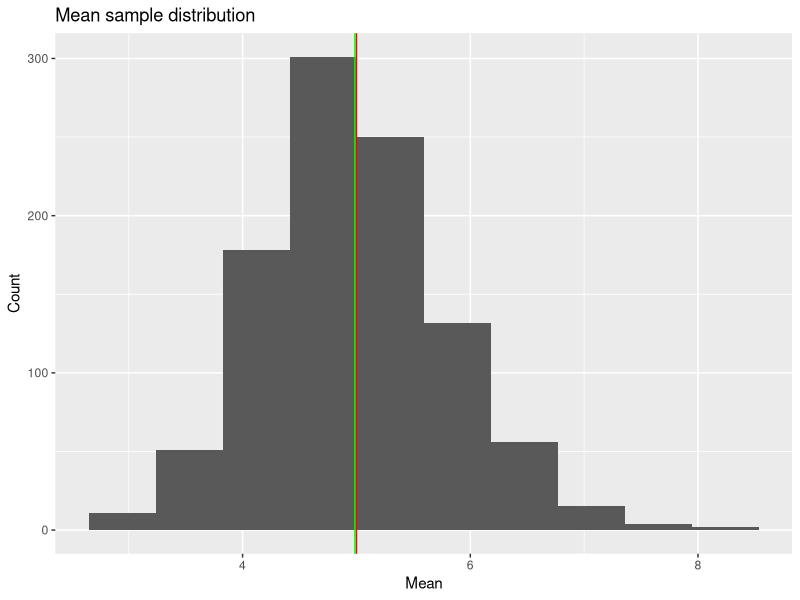
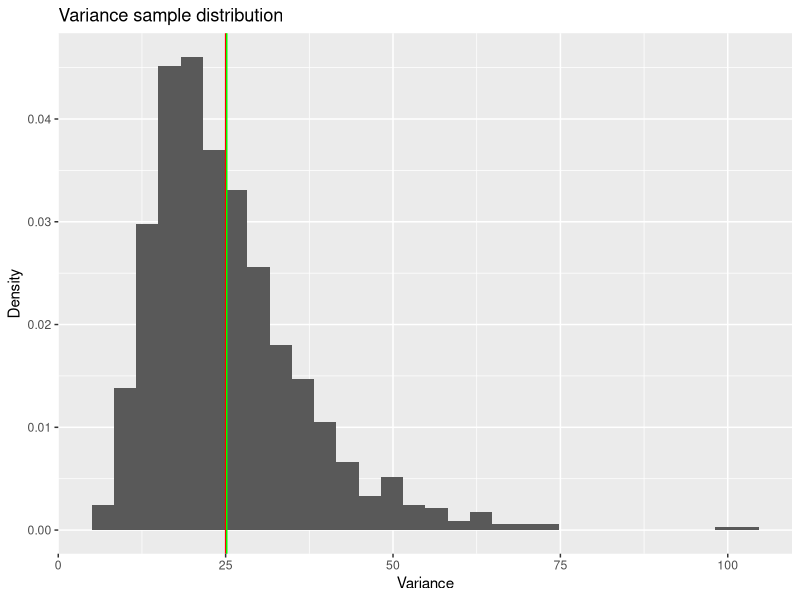
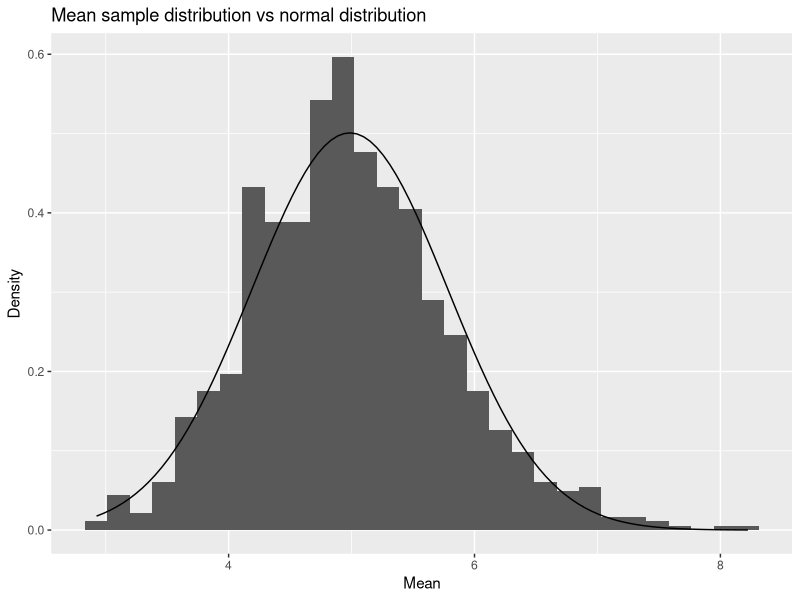
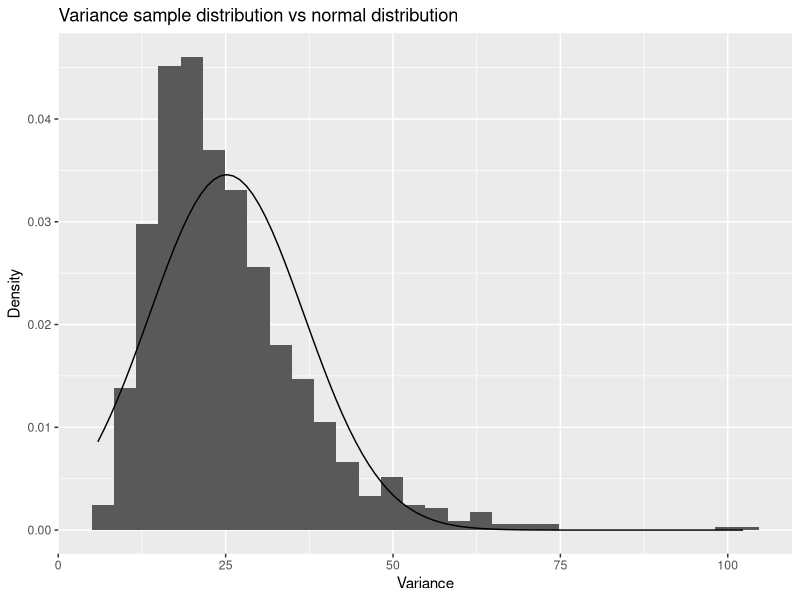

Here is the R script that generated these plots, in order:
## ---- chunk 1
knitr::opts_chunk$set(echo = TRUE)
library(ggplot2)
set.seed(42)
## ---- chunk 2
lambda = 0.2
distribution_mean = 1 / lambda
distribution_variance = 1 / (lambda * lambda)
## ---- chunk 3
mns = NULL
variances = NULL
for (i in 1 : 1000) {
    sample <- rexp(40, lambda)
    mns <- c(mns, mean(sample))
    variances <- c(variances, var(sample))
}
means_data <- data.frame(means=mns)
vars_data <- data.frame(vars=variances)
## ---- chunk 4
estimated_population_mean <- mean(mns)
estimated_population_variance <- mean(variances)
## ---- chunk 5
ggplot(data=means_data, aes(x = means)) +
    geom_histogram() +
    stat_bin(bins = 10) +
    xlab('Mean') +
    ylab('Count') +
    ggtitle('Mean sample distribution') +
    geom_vline(xintercept = distribution_mean, color = 'red') +
    geom_vline(xintercept = estimated_population_mean, color = 'green')
## ---- chunk 6
mean_diff <- 100 * (distribution_mean - estimated_population_mean) / distribution_mean
## ---- chunk 7
variance_diff <- 100 * (distribution_variance - estimated_population_variance) / distribution_variance
## ---- chunk 8
ggplot(data=vars_data, aes(x = vars)) +
    geom_histogram(aes(y = ..density..)) +
    xlab('Variance') +
    ylab('Density') +
    ggtitle('Variance sample distribution') +
    geom_vline(xintercept = distribution_variance, color = 'red') +
    geom_vline(xintercept = estimated_population_variance, color = 'green')
## ---- chunk 9
ggplot(data=means_data, aes(x = means)) +
    geom_histogram(aes(y = ..density..)) +
    xlab('Mean') +
    ylab('Density') +
    ggtitle('Mean sample distribution vs normal distribution') +
    stat_function(fun = dnorm, args = list(mean = mean(mns), sd = sd(mns)))
## ---- chunk 10
ggplot(data=vars_data, aes(x = vars)) +
    geom_histogram(aes(y = ..density..)) +
    xlab('Variance') +
    ylab('Density') +
    ggtitle('Variance sample distribution vs normal distribution') +
    stat_function(fun = dnorm, args = list(mean = mean(variances), sd = sd(variances)))
